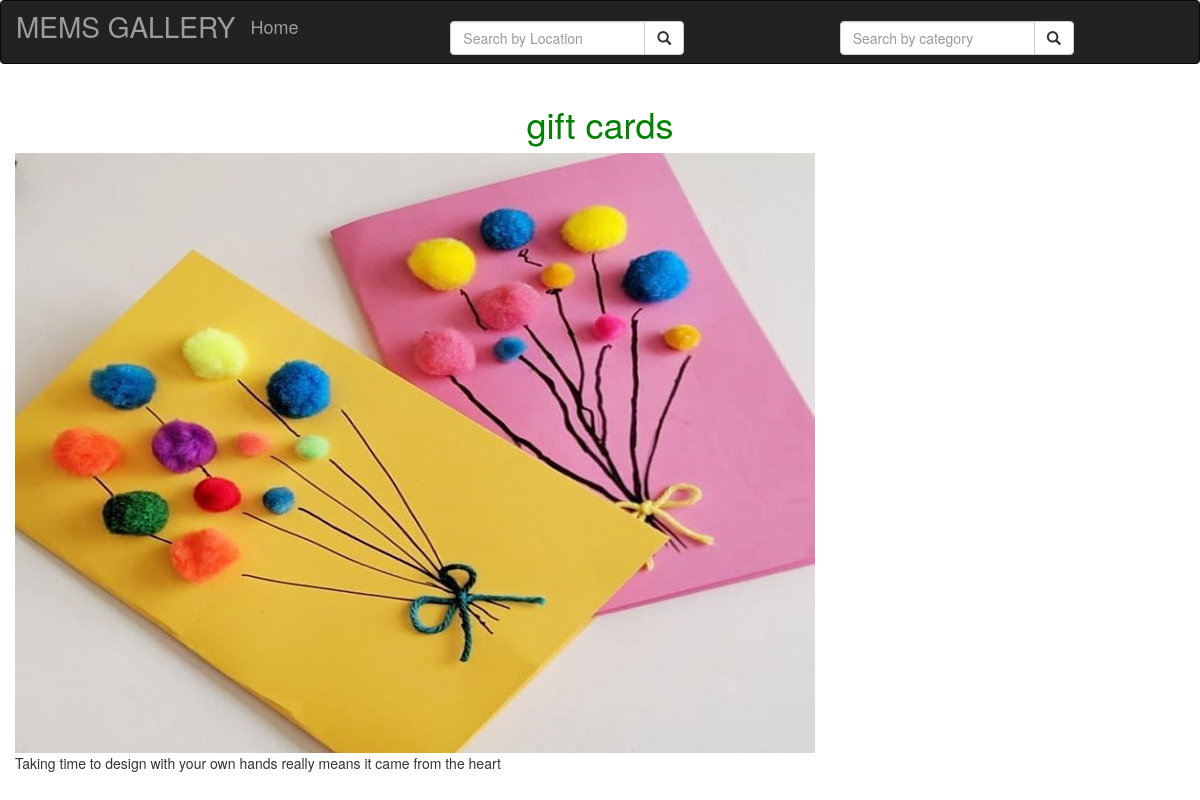
/images/5, run on the app's committed database.
### mems/models.py (models this page shows, shortened)
class Image(models.Model):
    image = models.ImageField(upload_to = 'images/', default='')
    name = models.CharField(max_length=30)
    description = models.TextField(max_length=120)
    location = models.ForeignKey(Location, on_delete=models.CASCADE)
    category = models.ForeignKey(Category,on_delete=models.CASCADE)

### mems/views.py (the view)
# urls.py: re_path(r'^images/(\d+)',views.image,name ='image')
def image(request, id):
    try:
        image = Image.objects.get(pk = id)
    except ObjectDoesNotExist:
        raise Http404()
    return render(request, 'image.html', {"image": image})

### mems/templates/image.html
{%extends 'base.html'%}
 {% block content %}
 <div class="container">
    <div class="row">
        <h1 class="text-center">{{image.name}}</h1>
    </div>
   <div class="row">
     <img src="{{image.image.url}}"  class="img-responsive" alt="">
   </div>
    <div class="row">
     <p>{{image.description}}</p>
    </div>
 </div>
 {% endblock %}

### static/css/basenews.css (style rules this page uses)
h1 { color: green; }

### data on the page
Image: name "gift cards", image (picture), description "Taking time to design with your own hands really means it came from the heart"
